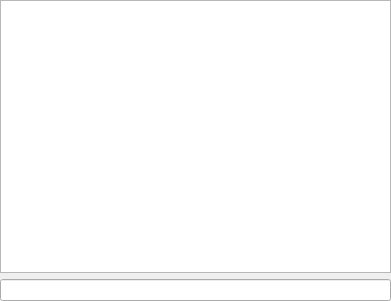
<?xml version="1.0" encoding="UTF-8"?>
<ui version="4.0">
 <class>TabTerminal</class>
 <widget class="QWidget" name="TabTerminal">
  <property name="geometry">
   <rect>
    <x>0</x>
    <y>0</y>
    <width>391</width>
    <height>301</height>
   </rect>
  </property>
  <property name="windowTitle">
   <string>Form</string>
  </property>
  <widget class="QWidget" name="verticalLayoutWidget">
   <property name="geometry">
    <rect>
     <x>0</x>
     <y>0</y>
     <width>391</width>
     <height>301</height>
    </rect>
   </property>
   <layout class="QVBoxLayout" name="verticalLayout">
    <item>
     <widget class="QTextBrowser" name="tabBrowser"/>
    </item>
    <item>
     <widget class="QLineEdit" name="tabLineEdit"/>
    </item>
   </layout>
  </widget>
 </widget>
 <resources/>
 <connections/>
</ui>
